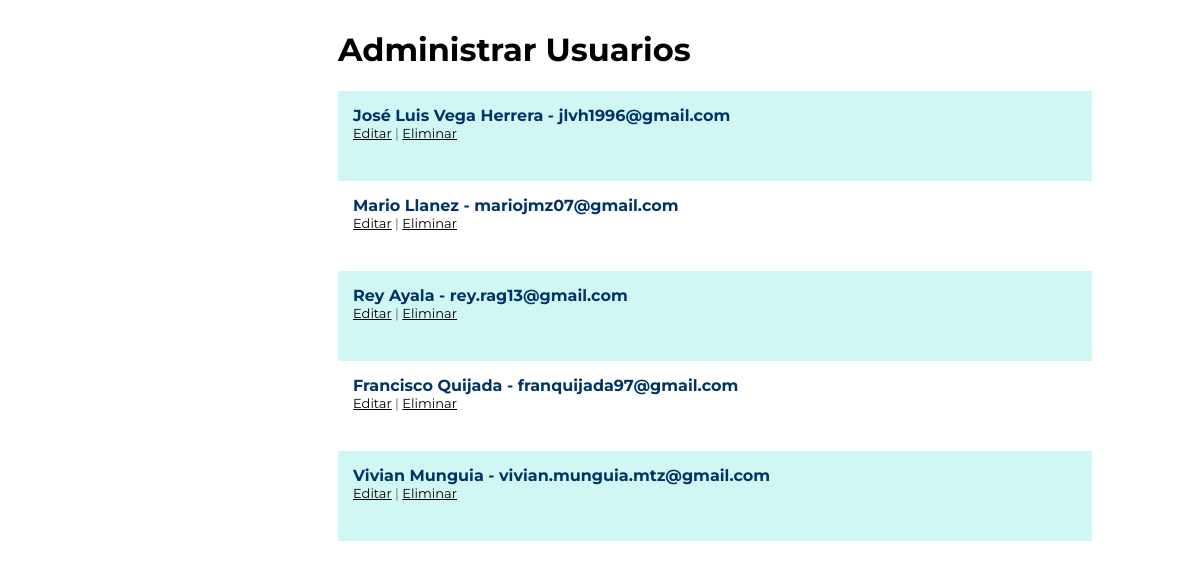
The app's page /accounts_admin.php (signed in) with its own data.
### tables this page shows
CREATE TABLE `usuario` (
  `id` int(11) NOT NULL,
  `nombre` varchar(40) NOT NULL,
  `apellidos` varchar(40) NOT NULL,
  `email` varchar(30) NOT NULL,
  `password` varchar(255) NOT NULL,
  `estado` enum('Seleccione su estado','Aguascalientes','Baja California','Baja California Sur','Campeche','Chiapas','Chihuahua','Coahuila','Colima','Durango','Estado de México','Guanajuato','Guerrero','Hidalgo','Jalisco','Michoacán','Morelos','Nayarit','Nuevo León','Oaxaca','Puebla','Querétaro','Quintana Roo','San Luis Potosí','Sinaloa','Sonora','Tabasco','Tamaulipas','Tlaxcala','Veracruz','Yucatán','Zacatecas') NOT NULL,
  `rol` enum('agent','admin') NOT NULL,
  `dateCreated` timestamp NOT NULL DEFAULT CURRENT_TIMESTAMP,
  `dateUpdated` timestamp NOT NULL DEFAULT '0000-00-00 00:00:00' ON UPDATE CURRENT_TIMESTAMP
);

### accounts_admin.php (the view, shortened to what this page needs)
<?php
$queryGetUsers = "SELECT id, nombre, apellidos, email FROM Usuario";
$resQueryGetUsers = mysql_query($queryGetUsers, $conexionLocalhost) or trigger_error("The query for obtaining all users couldn't be executed.");
$userDetail = mysql_fetch_assoc($resQueryGetUsers);
?>
<!DOCTYPE html>
<html lang="en">
<head>
	<link rel="stylesheet" type="text/css" href="css_main.css">
</head>
<body>
<?php
include('includes/useroptions.php');
?>
<div class="listuser">
  <h1>Administrar Usuarios</h1>
  <ul class="listadoUsuarios">
  <?php
    do { ?>
    <li>
      <p class="nombreUsuario"><?php echo $userDetail['nombre'].' '.$userDetail['apellidos'].' - '.$userDetail['email']; ?></p>
      <p class="accionesUsuario"><a href="edit_accounts_admin.php?userId=<?php echo $userDetail['id'];?>">Editar</a> | <a href="enviar_pap_us.php?userId=<?php echo $userDetail['id'];?>">Eliminar</a></p>
    </li>
  <?php } while($userDetail = mysql_fetch_assoc($resQueryGetUsers)); ?>
  </ul>
</div>
</body>
</html>

### css_main.css (style rules this page uses)
a { color: black; }
body { font-family: 'Montserrat', sans-serif; }
.listuser { margin-right: 100px; margin-left: 330px; }
.nombreUsuario { font-size: 16px; font-weight: bold; color: #036; }
.listadoUsuarios { padding: 0; list-style-type: none; color: #666; font-size: 13px; }
.listadoUsuarios p { margin: 0; }
.listadoUsuarios li { padding: 15px; height: 60px; }
.listadoUsuarios li:nth-child(odd) { background: #D1F7F4; height: 60px; }
input.star-cb-group, { display: inline-block; overflow: hidden; text-indent: 9999px; width: 1em; white-space: nowrap; cursor: pointer; }

### records on screen
usuario: nombre "José Luis", apellidos "Vega Herrera", email "jlvh1996@gmail.com"
usuario: nombre "Mario", apellidos "Llanez", email "mariojmz07@gmail.com"
usuario: nombre "Rey", apellidos "Ayala", email "rey.rag13@gmail.com"
usuario: nombre "Francisco", apellidos "Quijada", email "franquijada97@gmail.com"
usuario: nombre "Vivian", apellidos "Munguia", email "vivian.munguia.mtz@gmail.com"
